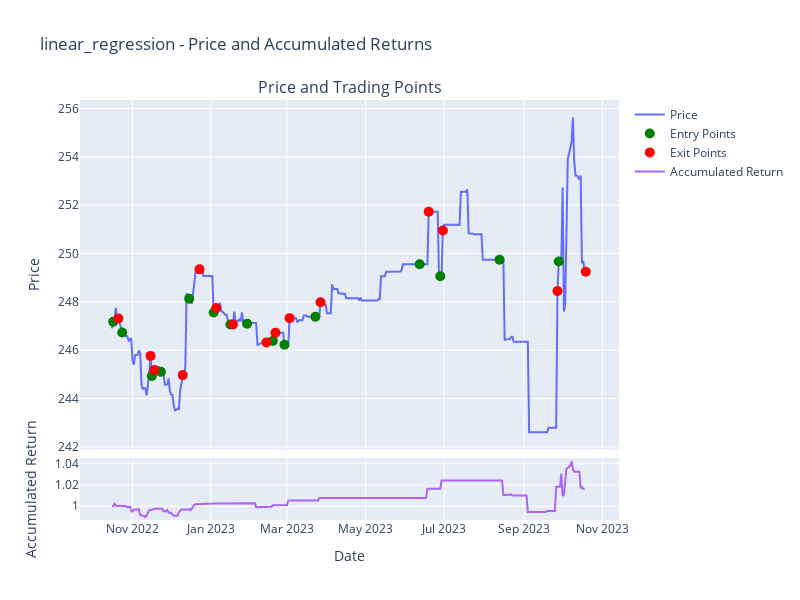
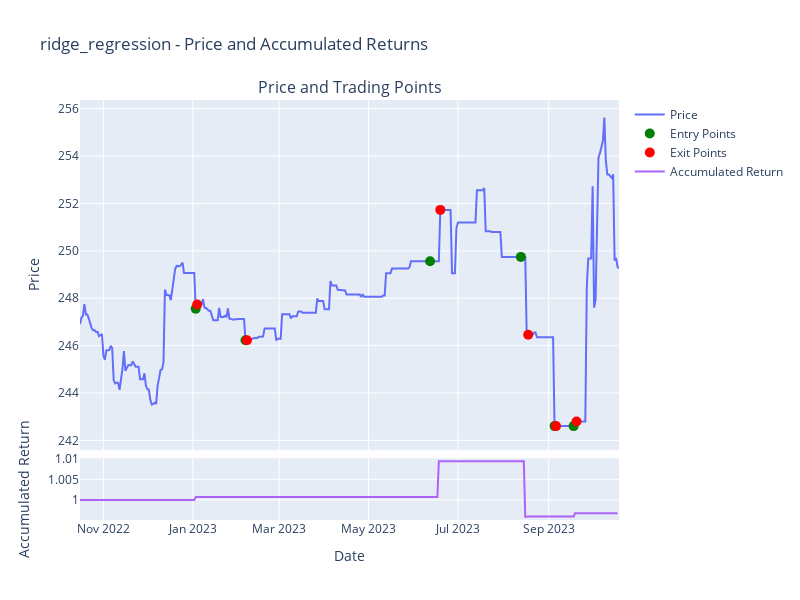
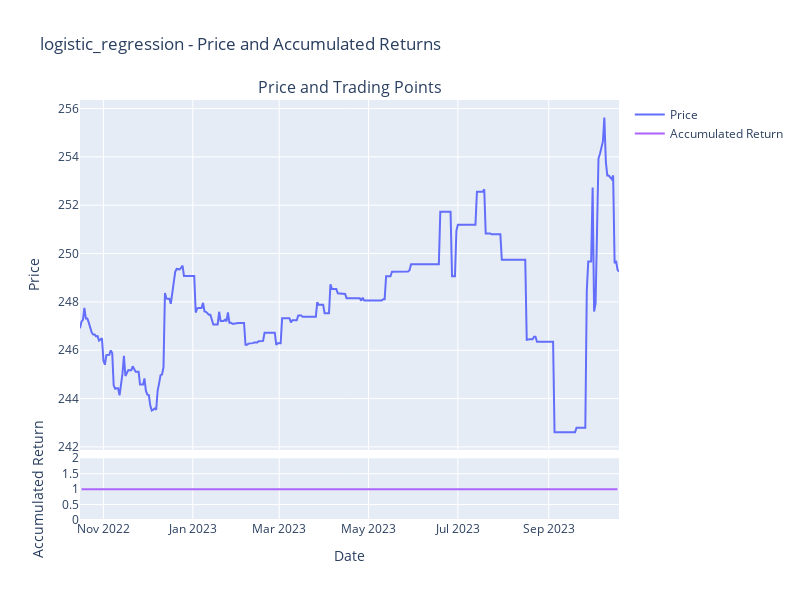
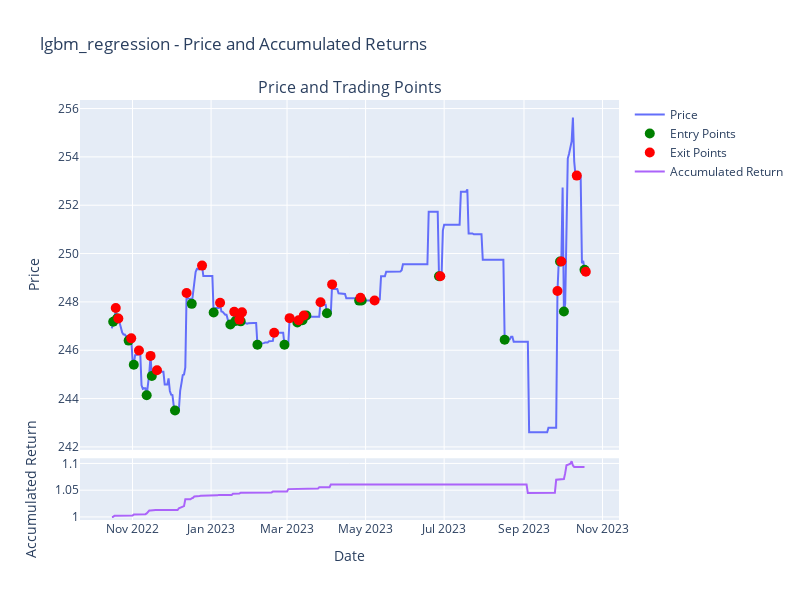

The code cell stored with these charts, in order, in its notebook:
### Code cell
plot_regressions(r2df, linear_regression), #ok
plot_regressions(r2df, ridge_regression), #ok
plot_regressions(r2df, lgbm_regression), #ok
plot_regressions(r2df, xgboost_regression), #ok

### Figure 1 — Plotly figure (JSON) as saved in the notebook; plotly's stock layout.template omitted (floating-point values rounded to 4 significant figures; data arrays with more than 128 entries replaced by an {"elided": "..."} marker saying what was removed)
{"data": [{"mode": "lines", "name": "Price", "type": "scatter", "x": {"elided": "369 str values"}, "xaxis": "x", "y": {"elided": "369 float values"}, "yaxis": "y"}, {"marker": {"color": "green", "size": 10}, "mode": "markers", "name": "Entry Points", "type": "scatter", "x": ["2022-10-17T00:00:00", "2022-10-24T00:00:00", "2022-11-16T00:00:00", "2022-11-23T00:00:00", "2022-12-15T00:00:00", "2023-01-03T00:00:00", "2023-01-16T00:00:00", "2023-01-29T00:00:00", "2023-02-18T00:00:00", "2023-02-27T00:00:00", "2023-03-23T00:00:00", "2023-06-12T00:00:00", "2023-06-28T00:00:00", "2023-08-13T00:00:00", "2023-09-28T00:00:00"], "xaxis": "x", "y": [247.2, 246.7, 244.9, 245.1, 248.1, 247.6, 247.1, 247.1, 246.4, 246.2, 247.4, 249.6, 249.1, 249.7, 249.7], "yaxis": "y"}, {"marker": {"color": "red", "size": 10}, "mode": "markers", "name": "Exit Points", "type": "scatter", "x": ["2022-10-21T00:00:00", "2022-11-15T00:00:00", "2022-11-18T00:00:00", "2022-12-10T00:00:00", "2022-12-23T00:00:00", "2023-01-05T00:00:00", "2023-01-18T00:00:00", "2023-02-13T00:00:00", "2023-02-20T00:00:00", "2023-03-03T00:00:00", "2023-03-27T00:00:00", "2023-06-19T00:00:00", "2023-06-30T00:00:00", "2023-09-27T00:00:00", "2023-10-19T00:00:00"], "xaxis": "x", "y": [247.3, 245.8, 245.2, 245.0, 249.3, 247.8, 247.1, 246.3, 246.7, 247.3, 248.0, 251.7, 251.0, 248.5, 249.3], "yaxis": "y"}, {"mode": "lines", "name": "Accumulated Return", "type": "scatter", "x": {"elided": "369 str values"}, "xaxis": "x2", "y": {"elided": "369 float values"}, "yaxis": "y2"}], "layout": {"annotations": [{"font": {"size": 16}, "showarrow": false, "text": "Price and Trading Points", "x": 0.5, "xanchor": "center", "xref": "paper", "y": 1, "yanchor": "bottom", "yref": "paper"}], "height": 600, "title": {"text": "linear_regression - Price and Accumulated Returns"}, "width": 800, "xaxis": {"anchor": "y", "domain": [0, 1], "matches": "x2", "showticklabels": false}, "xaxis2": {"anchor": "y2", "domain": [0, 1], "title": {"text": "Date"}}, "yaxis": {"anchor": "x", "domain": [0.167, 1], "title": {"text": "Price"}}, "yaxis2": {"anchor": "x2", "domain": [0, 0.147], "title": {"text": "Accumulated Return"}}}}

### Figure 2 — Plotly figure (JSON) as saved in the notebook; plotly's stock layout.template omitted (floating-point values rounded to 4 significant figures; data arrays with more than 128 entries replaced by an {"elided": "..."} marker saying what was removed)
{"data": [{"mode": "lines", "name": "Price", "type": "scatter", "x": {"elided": "369 str values"}, "xaxis": "x", "y": {"elided": "369 float values"}, "yaxis": "y"}, {"marker": {"color": "green", "size": 10}, "mode": "markers", "name": "Entry Points", "type": "scatter", "x": ["2023-01-03T00:00:00", "2023-02-06T00:00:00", "2023-06-12T00:00:00", "2023-08-13T00:00:00", "2023-09-05T00:00:00", "2023-09-18T00:00:00"], "xaxis": "x", "y": [247.6, 246.2, 249.6, 249.7, 242.6, 242.6], "yaxis": "y"}, {"marker": {"color": "red", "size": 10}, "mode": "markers", "name": "Exit Points", "type": "scatter", "x": ["2023-01-04T00:00:00", "2023-02-07T00:00:00", "2023-06-19T00:00:00", "2023-08-18T00:00:00", "2023-09-06T00:00:00", "2023-09-20T00:00:00"], "xaxis": "x", "y": [247.7, 246.2, 251.7, 246.5, 242.6, 242.8], "yaxis": "y"}, {"mode": "lines", "name": "Accumulated Return", "type": "scatter", "x": {"elided": "369 str values"}, "xaxis": "x2", "y": {"elided": "369 float values"}, "yaxis": "y2"}], "layout": {"annotations": [{"font": {"size": 16}, "showarrow": false, "text": "Price and Trading Points", "x": 0.5, "xanchor": "center", "xref": "paper", "y": 1, "yanchor": "bottom", "yref": "paper"}], "height": 600, "title": {"text": "ridge_regression - Price and Accumulated Returns"}, "width": 800, "xaxis": {"anchor": "y", "domain": [0, 1], "matches": "x2", "showticklabels": false}, "xaxis2": {"anchor": "y2", "domain": [0, 1], "title": {"text": "Date"}}, "yaxis": {"anchor": "x", "domain": [0.167, 1], "title": {"text": "Price"}}, "yaxis2": {"anchor": "x2", "domain": [0, 0.147], "title": {"text": "Accumulated Return"}}}}

### Figure 3 — Plotly figure (JSON) as saved in the notebook; plotly's stock layout.template omitted (floating-point values rounded to 4 significant figures; data arrays with more than 128 entries replaced by an {"elided": "..."} marker saying what was removed)
{"data": [{"mode": "lines", "name": "Price", "type": "scatter", "x": {"elided": "369 str values"}, "xaxis": "x", "y": {"elided": "369 float values"}, "yaxis": "y"}, {"marker": {"color": "green", "size": 10}, "mode": "markers", "name": "Entry Points", "type": "scatter", "x": [], "xaxis": "x", "y": [], "yaxis": "y"}, {"marker": {"color": "red", "size": 10}, "mode": "markers", "name": "Exit Points", "type": "scatter", "x": [], "xaxis": "x", "y": [], "yaxis": "y"}, {"mode": "lines", "name": "Accumulated Return", "type": "scatter", "x": {"elided": "369 str values"}, "xaxis": "x2", "y": {"elided": "369 int values"}, "yaxis": "y2"}], "layout": {"annotations": [{"font": {"size": 16}, "showarrow": false, "text": "Price and Trading Points", "x": 0.5, "xanchor": "center", "xref": "paper", "y": 1, "yanchor": "bottom", "yref": "paper"}], "height": 600, "title": {"text": "logistic_regression - Price and Accumulated Returns"}, "width": 800, "xaxis": {"anchor": "y", "domain": [0, 1], "matches": "x2", "showticklabels": false}, "xaxis2": {"anchor": "y2", "domain": [0, 1], "title": {"text": "Date"}}, "yaxis": {"anchor": "x", "domain": [0.167, 1], "title": {"text": "Price"}}, "yaxis2": {"anchor": "x2", "domain": [0, 0.147], "title": {"text": "Accumulated Return"}}}}

### Figure 4 — Plotly figure (JSON) as saved in the notebook; plotly's stock layout.template omitted (floating-point values rounded to 4 significant figures; data arrays with more than 128 entries replaced by an {"elided": "..."} marker saying what was removed)
{"data": [{"mode": "lines", "name": "Price", "type": "scatter", "x": {"elided": "369 str values"}, "xaxis": "x", "y": {"elided": "369 float values"}, "yaxis": "y"}, {"marker": {"color": "green", "size": 10}, "mode": "markers", "name": "Entry Points", "type": "scatter", "x": ["2022-10-17T00:00:00", "2022-10-20T00:00:00", "2022-10-29T00:00:00", "2022-11-02T00:00:00", "2022-11-12T00:00:00", "2022-11-16T00:00:00", "2022-12-04T00:00:00", "2022-12-17T00:00:00", "2023-01-03T00:00:00", "2023-01-16T00:00:00", "2023-01-20T00:00:00", "2023-01-24T00:00:00", "2023-02-06T00:00:00", "2023-02-27T00:00:00", "2023-03-09T00:00:00", "2023-03-13T00:00:00", "2023-03-16T00:00:00", "2023-04-01T00:00:00", "2023-04-26T00:00:00", "2023-04-28T00:00:00", "2023-06-27T00:00:00", "2023-08-17T00:00:00", "2023-09-29T00:00:00", "2023-10-02T00:00:00", "2023-10-18T00:00:00"], "xaxis": "x", "y": [247.2, 247.3, 246.4, 245.4, 244.1, 244.9, 243.5, 247.9, 247.6, 247.1, 247.2, 247.2, 246.2, 246.2, 247.1, 247.2, 247.4, 247.5, 248.1, 248.1, 249.1, 246.4, 249.7, 247.6, 249.3], "yaxis": "y"}, {"marker": {"color": "red", "size": 10}, "mode": "markers", "name": "Exit Points", "type": "scatter", "x": ["2022-10-19T00:00:00", "2022-10-21T00:00:00", "2022-10-31T00:00:00", "2022-11-06T00:00:00", "2022-11-15T00:00:00", "2022-11-20T00:00:00", "2022-12-13T00:00:00", "2022-12-25T00:00:00", "2023-01-08T00:00:00", "2023-01-19T00:00:00", "2023-01-23T00:00:00", "2023-01-25T00:00:00", "2023-02-19T00:00:00", "2023-03-03T00:00:00", "2023-03-10T00:00:00", "2023-03-14T00:00:00", "2023-03-27T00:00:00", "2023-04-05T00:00:00", "2023-04-27T00:00:00", "2023-05-08T00:00:00", "2023-06-28T00:00:00", "2023-09-27T00:00:00", "2023-09-30T00:00:00", "2023-10-12T00:00:00", "2023-10-19T00:00:00"], "xaxis": "x", "y": [247.8, 247.3, 246.5, 246.0, 245.8, 245.2, 248.4, 249.5, 248.0, 247.6, 247.3, 247.6, 246.7, 247.3, 247.2, 247.4, 248.0, 248.7, 248.2, 248.1, 249.1, 248.5, 249.7, 253.2, 249.3], "yaxis": "y"}, {"mode": "lines", "name": "Accumulated Return", "type": "scatter", "x": {"elided": "369 str values"}, "xaxis": "x2", "y": {"elided": "369 float values"}, "yaxis": "y2"}], "layout": {"annotations": [{"font": {"size": 16}, "showarrow": false, "text": "Price and Trading Points", "x": 0.5, "xanchor": "center", "xref": "paper", "y": 1, "yanchor": "bottom", "yref": "paper"}], "height": 600, "title": {"text": "lgbm_regression - Price and Accumulated Returns"}, "width": 800, "xaxis": {"anchor": "y", "domain": [0, 1], "matches": "x2", "showticklabels": false}, "xaxis2": {"anchor": "y2", "domain": [0, 1], "title": {"text": "Date"}}, "yaxis": {"anchor": "x", "domain": [0.167, 1], "title": {"text": "Price"}}, "yaxis2": {"anchor": "x2", "domain": [0, 0.147], "title": {"text": "Accumulated Return"}}}}
